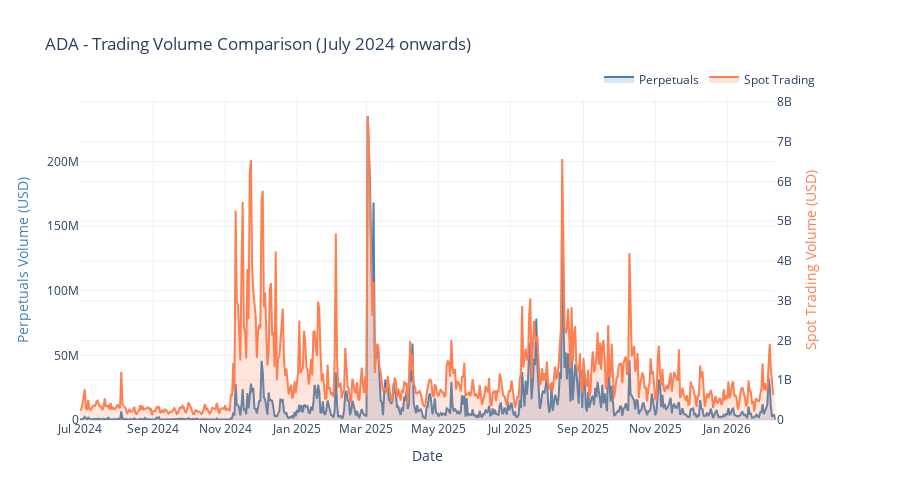
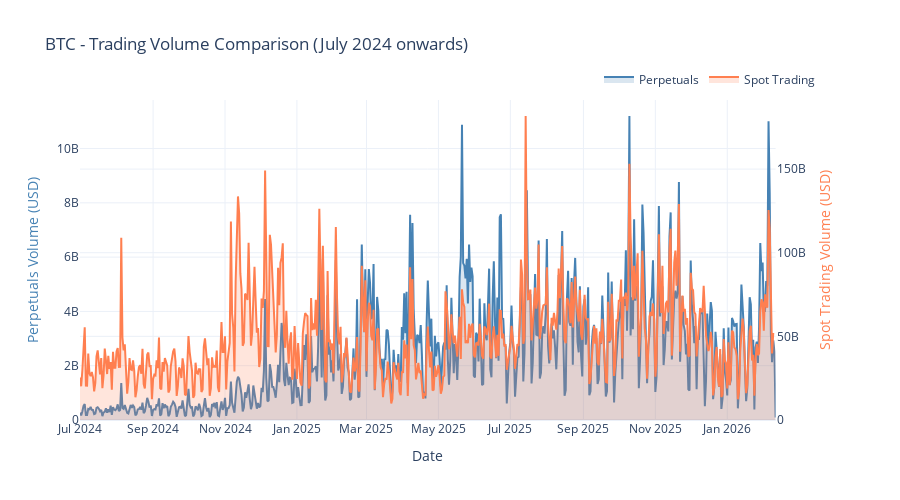
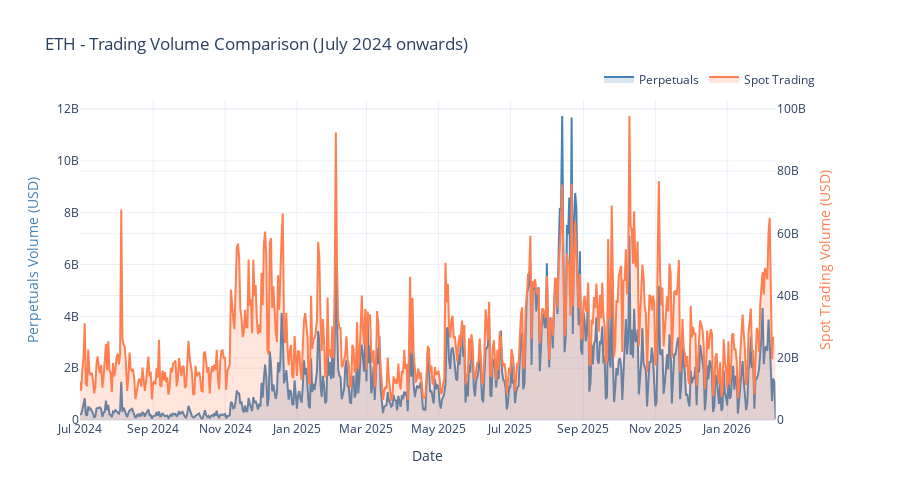
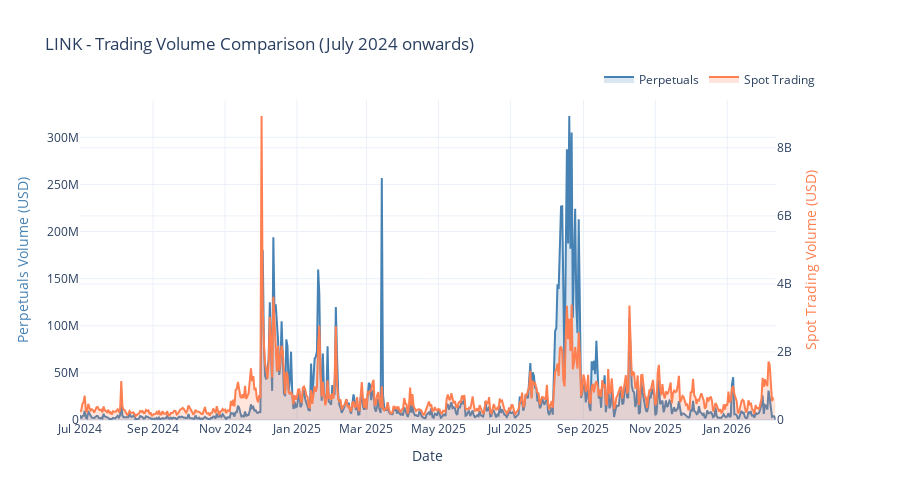

These figures' notebook cell, in order:
### Code cell
asset_type = "Crypto Coin"
asset_names = sorted(assets_by_type[asset_type])

for asset_name in asset_names:
    plot_crypto_volume_comparison(asset_name)

### Figure 1 — Plotly figure (JSON) as saved in the notebook; plotly's stock layout.template omitted (floating-point values rounded to 4 significant figures; data arrays with more than 128 entries replaced by an {"elided": "..."} marker saying what was removed)
{"data": [{"fill": "tozeroy", "fillcolor": "rgba(70, 130, 180, 0.2)", "line": {"color": "steelblue", "width": 2}, "mode": "lines", "name": "Perpetuals", "type": "scatter", "x": {"elided": "591 str values"}, "xaxis": "x", "y": {"elided": "591 float values"}, "yaxis": "y"}, {"fill": "tozeroy", "fillcolor": "rgba(255, 127, 80, 0.2)", "line": {"color": "coral", "width": 2}, "mode": "lines", "name": "Spot Trading", "type": "scatter", "x": {"elided": "591 str values"}, "xaxis": "x", "y": {"elided": "591 float values"}, "yaxis": "y2"}], "layout": {"height": 500, "hovermode": "x unified", "legend": {"orientation": "h", "x": 1, "xanchor": "right", "y": 1.02, "yanchor": "bottom"}, "title": {"text": "ADA - Trading Volume Comparison (July 2024 onwards)"}, "xaxis": {"anchor": "y", "domain": [0, 0.94], "title": {"text": "Date"}}, "yaxis": {"anchor": "x", "domain": [0, 1], "title": {"font": {"color": "steelblue"}, "text": "Perpetuals Volume (USD)"}}, "yaxis2": {"anchor": "x", "overlaying": "y", "side": "right", "title": {"font": {"color": "coral"}, "text": "Spot Trading Volume (USD)"}}}}

### Figure 2 — Plotly figure (JSON) as saved in the notebook; plotly's stock layout.template omitted (floating-point values rounded to 4 significant figures; data arrays with more than 128 entries replaced by an {"elided": "..."} marker saying what was removed)
{"data": [{"fill": "tozeroy", "fillcolor": "rgba(70, 130, 180, 0.2)", "line": {"color": "steelblue", "width": 2}, "mode": "lines", "name": "Perpetuals", "type": "scatter", "x": {"elided": "591 str values"}, "xaxis": "x", "y": {"elided": "591 float values"}, "yaxis": "y"}, {"fill": "tozeroy", "fillcolor": "rgba(255, 127, 80, 0.2)", "line": {"color": "coral", "width": 2}, "mode": "lines", "name": "Spot Trading", "type": "scatter", "x": {"elided": "591 str values"}, "xaxis": "x", "y": {"elided": "591 float values"}, "yaxis": "y2"}], "layout": {"height": 500, "hovermode": "x unified", "legend": {"orientation": "h", "x": 1, "xanchor": "right", "y": 1.02, "yanchor": "bottom"}, "title": {"text": "BTC - Trading Volume Comparison (July 2024 onwards)"}, "xaxis": {"anchor": "y", "domain": [0, 0.94], "title": {"text": "Date"}}, "yaxis": {"anchor": "x", "domain": [0, 1], "title": {"font": {"color": "steelblue"}, "text": "Perpetuals Volume (USD)"}}, "yaxis2": {"anchor": "x", "overlaying": "y", "side": "right", "title": {"font": {"color": "coral"}, "text": "Spot Trading Volume (USD)"}}}}

### Figure 3 — Plotly figure (JSON) as saved in the notebook; plotly's stock layout.template omitted (floating-point values rounded to 4 significant figures; data arrays with more than 128 entries replaced by an {"elided": "..."} marker saying what was removed)
{"data": [{"fill": "tozeroy", "fillcolor": "rgba(70, 130, 180, 0.2)", "line": {"color": "steelblue", "width": 2}, "mode": "lines", "name": "Perpetuals", "type": "scatter", "x": {"elided": "591 str values"}, "xaxis": "x", "y": {"elided": "591 float values"}, "yaxis": "y"}, {"fill": "tozeroy", "fillcolor": "rgba(255, 127, 80, 0.2)", "line": {"color": "coral", "width": 2}, "mode": "lines", "name": "Spot Trading", "type": "scatter", "x": {"elided": "591 str values"}, "xaxis": "x", "y": {"elided": "591 float values"}, "yaxis": "y2"}], "layout": {"height": 500, "hovermode": "x unified", "legend": {"orientation": "h", "x": 1, "xanchor": "right", "y": 1.02, "yanchor": "bottom"}, "title": {"text": "ETH - Trading Volume Comparison (July 2024 onwards)"}, "xaxis": {"anchor": "y", "domain": [0, 0.94], "title": {"text": "Date"}}, "yaxis": {"anchor": "x", "domain": [0, 1], "title": {"font": {"color": "steelblue"}, "text": "Perpetuals Volume (USD)"}}, "yaxis2": {"anchor": "x", "overlaying": "y", "side": "right", "title": {"font": {"color": "coral"}, "text": "Spot Trading Volume (USD)"}}}}

### Figure 4 — Plotly figure (JSON) as saved in the notebook; plotly's stock layout.template omitted (floating-point values rounded to 4 significant figures; data arrays with more than 128 entries replaced by an {"elided": "..."} marker saying what was removed)
{"data": [{"fill": "tozeroy", "fillcolor": "rgba(70, 130, 180, 0.2)", "line": {"color": "steelblue", "width": 2}, "mode": "lines", "name": "Perpetuals", "type": "scatter", "x": {"elided": "591 str values"}, "xaxis": "x", "y": {"elided": "591 float values"}, "yaxis": "y"}, {"fill": "tozeroy", "fillcolor": "rgba(255, 127, 80, 0.2)", "line": {"color": "coral", "width": 2}, "mode": "lines", "name": "Spot Trading", "type": "scatter", "x": {"elided": "591 str values"}, "xaxis": "x", "y": {"elided": "591 float values"}, "yaxis": "y2"}], "layout": {"height": 500, "hovermode": "x unified", "legend": {"orientation": "h", "x": 1, "xanchor": "right", "y": 1.02, "yanchor": "bottom"}, "title": {"text": "LINK - Trading Volume Comparison (July 2024 onwards)"}, "xaxis": {"anchor": "y", "domain": [0, 0.94], "title": {"text": "Date"}}, "yaxis": {"anchor": "x", "domain": [0, 1], "title": {"font": {"color": "steelblue"}, "text": "Perpetuals Volume (USD)"}}, "yaxis2": {"anchor": "x", "overlaying": "y", "side": "right", "title": {"font": {"color": "coral"}, "text": "Spot Trading Volume (USD)"}}}}
